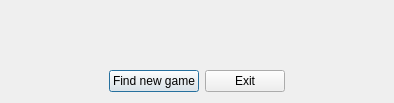
<?xml version="1.0" encoding="UTF-8"?>
<ui version="4.0">
 <class>Dialog</class>
 <widget class="QDialog" name="Dialog">
  <property name="geometry">
   <rect>
    <x>0</x>
    <y>0</y>
    <width>394</width>
    <height>103</height>
   </rect>
  </property>
  <property name="windowTitle">
   <string>End game</string>
  </property>
  <layout class="QVBoxLayout" name="verticalLayout">
   <item>
    <widget class="QLabel" name="label_result">
     <property name="sizePolicy">
      <sizepolicy hsizetype="Preferred" vsizetype="Preferred">
       <horstretch>2</horstretch>
       <verstretch>100</verstretch>
      </sizepolicy>
     </property>
     <property name="minimumSize">
      <size>
       <width>0</width>
       <height>0</height>
      </size>
     </property>
     <property name="text">
      <string/>
     </property>
    </widget>
   </item>
   <item>
    <layout class="QHBoxLayout" name="horizontalLayout">
     <item>
      <spacer name="horizontalSpacer">
       <property name="orientation">
        <enum>Qt::Horizontal</enum>
       </property>
       <property name="sizeHint" stdset="0">
        <size>
         <width>40</width>
         <height>20</height>
        </size>
       </property>
      </spacer>
     </item>
     <item>
      <widget class="QPushButton" name="new_game_button">
       <property name="text">
        <string>Find new game</string>
       </property>
      </widget>
     </item>
     <item>
      <widget class="QPushButton" name="exit_button">
       <property name="text">
        <string>Exit</string>
       </property>
      </widget>
     </item>
     <item>
      <spacer name="horizontalSpacer_2">
       <property name="orientation">
        <enum>Qt::Horizontal</enum>
       </property>
       <property name="sizeHint" stdset="0">
        <size>
         <width>40</width>
         <height>20</height>
        </size>
       </property>
      </spacer>
     </item>
    </layout>
   </item>
  </layout>
 </widget>
 <resources/>
 <connections/>
</ui>
